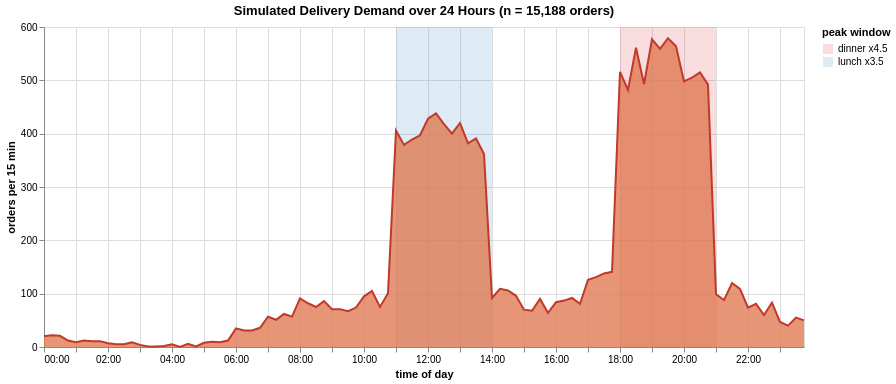

This figure's notebook cell:
### Markdown cell above
## Temporal Distribution

### Code cell
# altair chart of orders per 15 minute bin with the peak windows shaded
bins = (orders["time_s"] // 900).astype(int)
per_bin = bins.value_counts().sort_index().reindex(range(96), fill_value=0)
chart_df = pd.DataFrame({
    "time": pd.to_datetime(per_bin.index * 900, unit="s"),
    "orders": per_bin.values,
})
windows = pd.DataFrame({
    "start": pd.to_datetime([LUNCH_HOURS[0] * 3600, DINNER_HOURS[0] * 3600], unit="s"),
    "end": pd.to_datetime([(LUNCH_HOURS[-1] + 1) * 3600, (DINNER_HOURS[-1] + 1) * 3600], unit="s"),
    "window": [f"lunch x{LUNCH_MULT}", f"dinner x{DINNER_MULT}"],
})

shade = alt.Chart(windows).mark_rect(opacity=0.15).encode(
    x="start:T", x2="end:T", color=alt.Color("window:N", scale=alt.Scale(range=["#d7191c", "#2c7bb6"]), title="peak window"),
)
area = alt.Chart(chart_df).mark_area(color="#e07b54", opacity=0.8, line={"color": "#c0392b"}).encode(
    x=alt.X("time:T", axis=alt.Axis(format="%H:%M", title="time of day")),
    y=alt.Y("orders:Q", title="orders per 15 min"),
)
chart = (shade + area).properties(
    width=760, height=320,
    title=f"Simulated Delivery Demand over 24 Hours (n = {N:,} orders)",
)
CHART_OUT = OUTPUTS / "11_order_temporal_distribution.png"
chart.save(str(CHART_OUT), scale_factor=2.0)
print(f"Saved: {CHART_OUT.name}")
chart

### Figure 1 — Vega-Lite specification as saved in the notebook (floating-point values rounded to 4 significant figures)
{"config": {"view": {"continuousWidth": 300, "continuousHeight": 300}}, "layer": [{"data": {"name": "data-f46df8db93f8d4ecacec17f78deacb8f"}, "mark": {"type": "rect", "opacity": 0.15}, "encoding": {"color": {"field": "window", "scale": {"range": ["#d7191c", "#2c7bb6"]}, "title": "peak window", "type": "nominal"}, "x": {"field": "start", "type": "temporal"}, "x2": {"field": "end"}}}, {"data": {"name": "data-7003e016676d1e8ae2e480fa886b8048"}, "mark": {"type": "area", "color": "#e07b54", "line": {"color": "#c0392b"}, "opacity": 0.8}, "encoding": {"x": {"axis": {"format": "%H:%M", "title": "time of day"}, "field": "time", "type": "temporal"}, "y": {"field": "orders", "title": "orders per 15 min", "type": "quantitative"}}}], "height": 320, "title": "Simulated Delivery Demand over 24 Hours (n = 15,188 orders)", "width": 760, "$schema": "https://vega.github.io/schema/vega-lite/v6.4.1.json", "datasets": {"data-f46df8db93f8d4ecacec17f78deacb8f": [{"start": "1970-01-01T11:00:00", "end": "1970-01-01T14:00:00", "window": "lunch x3.5"}, {"start": "1970-01-01T18:00:00", "end": "1970-01-01T21:00:00", "window": "dinner x4.5"}], "data-7003e016676d1e8ae2e480fa886b8048": [{"time": "1970-01-01T00:00:00", "orders": 20}, {"time": "1970-01-01T00:15:00", "orders": 22}, {"time": "1970-01-01T00:30:00", "orders": 21}, {"time": "1970-01-01T00:45:00", "orders": 12}, {"time": "1970-01-01T01:00:00", "orders": 9}, {"time": "1970-01-01T01:15:00", "orders": 12}, {"time": "1970-01-01T01:30:00", "orders": 11}, {"time": "1970-01-01T01:45:00", "orders": 11}, {"time": "1970-01-01T02:00:00", "orders": 7}, {"time": "1970-01-01T02:15:00", "orders": 5}, {"time": "1970-01-01T02:30:00", "orders": 5}, {"time": "1970-01-01T02:45:00", "orders": 9}, {"time": "1970-01-01T03:00:00", "orders": 4}, {"time": "1970-01-01T03:15:00", "orders": 1}, {"time": "1970-01-01T03:30:00", "orders": 1}, {"time": "1970-01-01T03:45:00", "orders": 2}, {"time": "1970-01-01T04:00:00", "orders": 5}, {"time": "1970-01-01T04:15:00", "orders": 0}, {"time": "1970-01-01T04:30:00", "orders": 6}, {"time": "1970-01-01T04:45:00", "orders": 1}, {"time": "1970-01-01T05:00:00", "orders": 8}, {"time": "1970-01-01T05:15:00", "orders": 10}, {"time": "1970-01-01T05:30:00", "orders": 9}, {"time": "1970-01-01T05:45:00", "orders": 12}, {"time": "1970-01-01T06:00:00", "orders": 35}, {"time": "1970-01-01T06:15:00", "orders": 31}, {"time": "1970-01-01T06:30:00", "orders": 31}, {"time": "1970-01-01T06:45:00", "orders": 36}, {"time": "1970-01-01T07:00:00", "orders": 57}, {"time": "1970-01-01T07:15:00", "orders": 51}, {"time": "1970-01-01T07:30:00", "orders": 62}, {"time": "1970-01-01T07:45:00", "orders": 57}, {"time": "1970-01-01T08:00:00", "orders": 91}, {"time": "1970-01-01T08:15:00", "orders": 82}, {"time": "1970-01-01T08:30:00", "orders": 75}, {"time": "1970-01-01T08:45:00", "orders": 86}, {"time": "1970-01-01T09:00:00", "orders": 71}, {"time": "1970-01-01T09:15:00", "orders": 71}, {"time": "1970-01-01T09:30:00", "orders": 67}, {"time": "1970-01-01T09:45:00", "orders": 74}, {"time": "1970-01-01T10:00:00", "orders": 95}, {"time": "1970-01-01T10:15:00", "orders": 105}, {"time": "1970-01-01T10:30:00", "orders": 75}, {"time": "1970-01-01T10:45:00", "orders": 101}, {"time": "1970-01-01T11:00:00", "orders": 406}, {"time": "1970-01-01T11:15:00", "orders": 379}, {"time": "1970-01-01T11:30:00", "orders": 389}, {"time": "1970-01-01T11:45:00", "orders": 397}, {"time": "1970-01-01T12:00:00", "orders": 428}, {"time": "1970-01-01T12:15:00", "orders": 438}, {"time": "1970-01-01T12:30:00", "orders": 418}, {"time": "1970-01-01T12:45:00", "orders": 400}, {"time": "1970-01-01T13:00:00", "orders": 420}, {"time": "1970-01-01T13:15:00", "orders": 382}, {"time": "1970-01-01T13:30:00", "orders": 391}, {"time": "1970-01-01T13:45:00", "orders": 362}, {"time": "1970-01-01T14:00:00", "orders": 92}, {"time": "1970-01-01T14:15:00", "orders": 109}, {"time": "1970-01-01T14:30:00", "orders": 106}, {"time": "1970-01-01T14:45:00", "orders": 96}, {"time": "1970-01-01T15:00:00", "orders": 70}, {"time": "1970-01-01T15:15:00", "orders": 68}, {"time": "1970-01-01T15:30:00", "orders": 90}, {"time": "1970-01-01T15:45:00", "orders": 64}, {"time": "1970-01-01T16:00:00", "orders": 84}, {"time": "1970-01-01T16:15:00", "orders": 87}, {"time": "1970-01-01T16:30:00", "orders": 92}, {"time": "1970-01-01T16:45:00", "orders": 81}, {"time": "1970-01-01T17:00:00", "orders": 126}, {"time": "1970-01-01T17:15:00", "orders": 131}, {"time": "1970-01-01T17:30:00", "orders": 138}, {"time": "1970-01-01T17:45:00", "orders": 141}, {"time": "1970-01-01T18:00:00", "orders": 516}, {"time": "1970-01-01T18:15:00", "orders": 482}, {"time": "1970-01-01T18:30:00", "orders": 561}, {"time": "1970-01-01T18:45:00", "orders": 493}, {"time": "1970-01-01T19:00:00", "orders": 577}, {"time": "1970-01-01T19:15:00", "orders": 559}, {"time": "1970-01-01T19:30:00", "orders": 579}, {"time": "1970-01-01T19:45:00", "orders": 564}, {"time": "1970-01-01T20:00:00", "orders": 498}, {"time": "1970-01-01T20:15:00", "orders": 505}, {"time": "1970-01-01T20:30:00", "orders": 515}, {"time": "1970-01-01T20:45:00", "orders": 492}, {"time": "1970-01-01T21:00:00", "orders": 99}, {"time": "1970-01-01T21:15:00", "orders": 88}, {"time": "1970-01-01T21:30:00", "orders": 120}, {"time": "1970-01-01T21:45:00", "orders": 109}, {"time": "1970-01-01T22:00:00", "orders": 74}, {"time": "1970-01-01T22:15:00", "orders": 81}, {"time": "1970-01-01T22:30:00", "orders": 60}, {"time": "1970-01-01T22:45:00", "orders": 83}, {"time": "1970-01-01T23:00:00", "orders": 47}, {"time": "1970-01-01T23:15:00", "orders": 40}, {"time": "1970-01-01T23:30:00", "orders": 55}, {"time": "1970-01-01T23:45:00", "orders": 50}]}}
